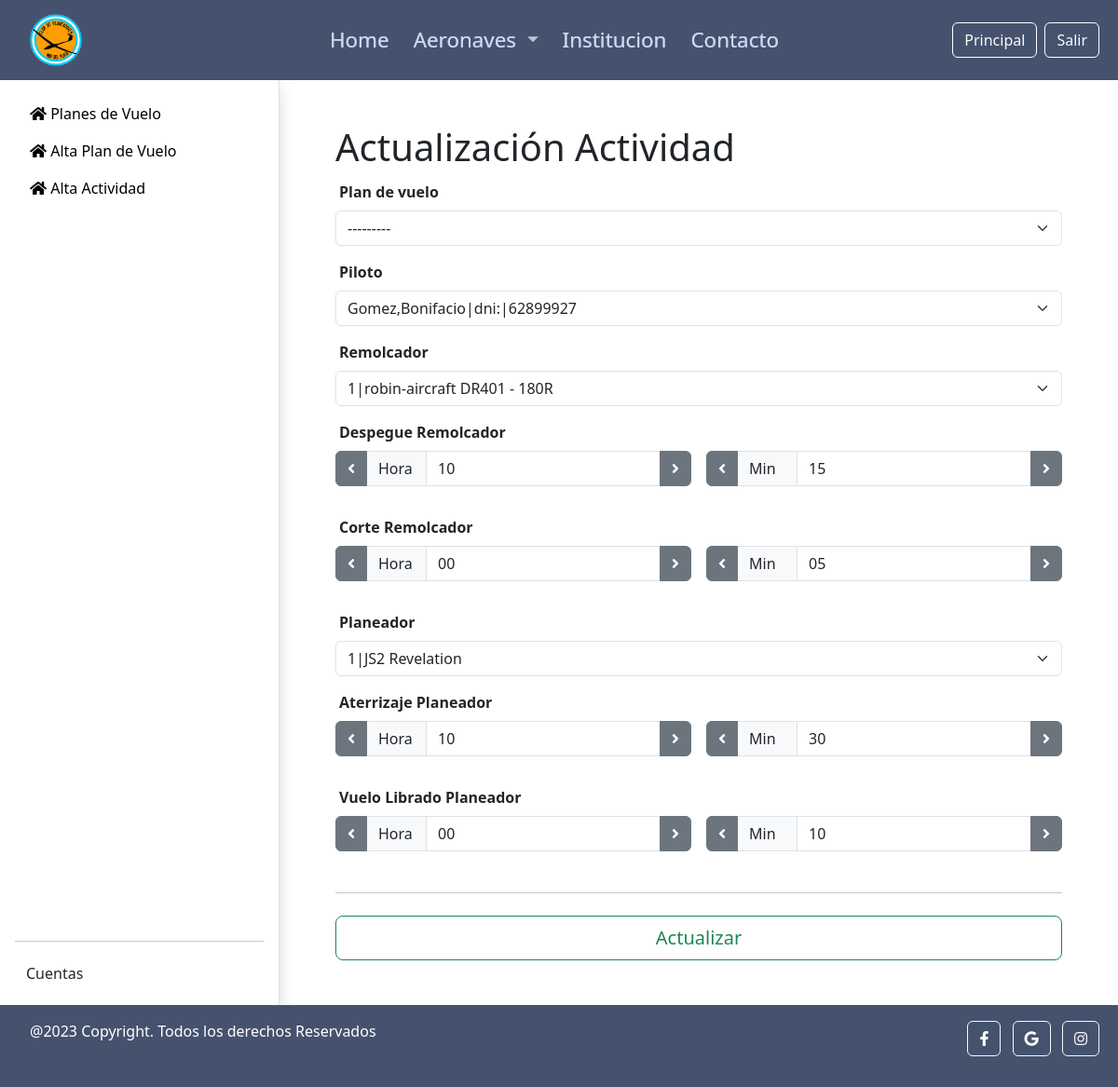
/usuario/modi-actividad/1 (signed in), run on the app's committed database.
### usuarios/models.py (models this page shows)
class Actividad(models.Model):
    class Meta:
        verbose_name = 'Actividad'
        verbose_name_plural = 'Actividades'
    plan_de_vuelo = models.ForeignKey(
        related_name = 'actividades',
        to = PlanDeVuelo,
        on_delete = models.CASCADE
    )
    piloto = models.ForeignKey(
        related_name = 'actividades',
        to = Piloto,
        on_delete = models.RESTRICT
    )
    remolcador = models.ForeignKey(
        related_name = 'actividades',
        to = Remolcador,
        on_delete = models.RESTRICT
    )
    remolque_despegue = models.TimeField(
        verbose_name = 'Despegue Remolcador'
    )
    remolque_corte = models.TimeField(
        verbose_name = 'Corte Remolcador'
    )
    planeador = models.ForeignKey(
        related_name = 'actividades',
        to = Planeador,
        on_delete = models.RESTRICT
    )
    planeador_aterrizaje = models.TimeField(
        verbose_name = 'Aterrizaje Planeador'
    )
    planeador_vuelo_librado = models.TimeField(
        verbose_name = 'Vuelo Librado Planeador'
    )

### usuarios/views.py (the view)
class ModiActvidad(ActvidadMixin, InstructorMixin, UpdateView):
    permission_required = 'usuarios.change_actividad'
    model = Actividad
    extra_context = {
        'titulo': 'Actualización Actividad',
        'boton_from': 'Actualizar'
    }
    messages_success = 'Se ha actualizado correctamente'

### usuarios/forms.py
class ActividadForm(FormsDataMixin, forms.ModelForm):
    class Meta:
        model = Actividad
        fields = '__all__'
        widgets = {
            'plan_de_vuelo': forms.Select(
                attrs = {'class': 'form-select',}
            ),
            'piloto': forms.Select(
                attrs = {'class': 'form-select',}
            ),
            'remolcador': forms.Select(
                attrs = {'class': 'form-select',}
            ),
            'remolque_despegue': widgets.TimePickerInput(),
            'remolque_corte': widgets.TimePickerInput(),
            'planeador': forms.Select(
                attrs = {'class': 'form-select',}
            ),
            'planeador_aterrizaje': widgets.TimePickerInput(),
            'planeador_vuelo_librado': widgets.TimePickerInput()
        }
    def __init__(self, *args, **kwargs):
        dictionary, self.extra_kwargs = self.get_forms_data(kwargs)
        super().__init__(*args, **dictionary)
        queryset = PlanDeVuelo.objects.filter(instructor = self.extra_kwargs.pk)
        self.fields['plan_de_vuelo'].queryset = queryset

### herramientas/templatetags/planeadores_mdp_extras.py (called while the page is built, shortened)
@register.simple_tag(takes_context=True)
def link_activate(context, url):
    url_name = context.request.resolver_match.url_name
    if url_name == url:
        return 'active'
    else:
        return ''

@register.simple_tag
def render_js_defer(form):
    returned_value = ""
    for path in form.media._js:
        if hasattr(path, "__html__"):
            returned_value += path.__html__()
        else:
            returned_value += format_html(
                '<script defer src="{}"></script>',
                form.media.absolute_path(path)
            )
    return mark_safe(returned_value)

@register.simple_tag
def render_css_defer(form):
    returned_value = ""
    media = sorted(form.media._css)
    return mark_safe(returned_value)

@register.filter(name='has_group')
def has_group(request, group):
    return request.user.groups.filter(name=group).exists()

### herramientas/widgets.py (called while the page is built)
    def get_context(self, name, value, attrs):
        context = super().get_context(name, value, attrs)
        value = context["widget"]["value"]
        if not value:
            value = '00:00:00'
            context["widget"]["value"] = value
        arrays_values = value.split(':')
        context["widget"]["hour"] = arrays_values[0]
        context["widget"]["min"] = arrays_values[1]
        return context

### usuarios/models.py (called while the page is built)
    def __str__(self):
        return f'{self.last_name},{self.first_name}|dni:|{self.dni}'

### usuarios/templates/actividad-form.html (shortened to what this page needs)
{% extends 'ss_base.html' %}
{% load planeadores_mdp_extras %}
{% load static %}
{% block socio %}
  <div>
    <h1>{{titulo}}</h1>
    <form action="" method="post" onctype="multipart/form-data" novalidate>
      {% for field in form %}
        <div class="pt-1 pb-2">
          <label for="{{ field.id_for_label }}" class="form-label ps-1">
            <strong>{{ field.label }}</strong>
          </label>
          {{ field }}
          <div class="text-muted px-2 pb-1">{{ field.help_text }}</div>
        </div>
      {% endfor %}
      <hr class="mb-4" />
      <input class="btn btn-outline-success btn-lg w-100" type="submit" value="{{boton_from}}"/>
    </form>
</div>
{% endblock %}

### planeadores_mdp/static/css/planeadores_mdp.css (style rules this page uses)
html, body { display: flex; flex-direction: column; min-height: 100vh; margin: 0; }

### usuarios/static/css/usuarios.css (style rules this page uses)
:root { --marg--btn-extra: 20px; --zise--btn-extra: 50px; --size-sidebar: 300px }

### data on the page
Actividad: form "---------" "Gomez,Bonifacio|dni:|62899927" "1|robin-aircraft DR401 - 180R" "1|JS2 Revelation"

### other printed values
{{ titulo }} "Actualización Actividad"
{{ field.label }} "Plan de vuelo" "Piloto" "Remolcador" "Despegue Remolcador" "Corte Remolcador" "Planeador" "Aterrizaje Planeador" "Vuelo Librado Planeador"
{{ widget.hour }} "10" "00" "10" "00"
{{ widget.min }} "15" "05" "30" "10"
